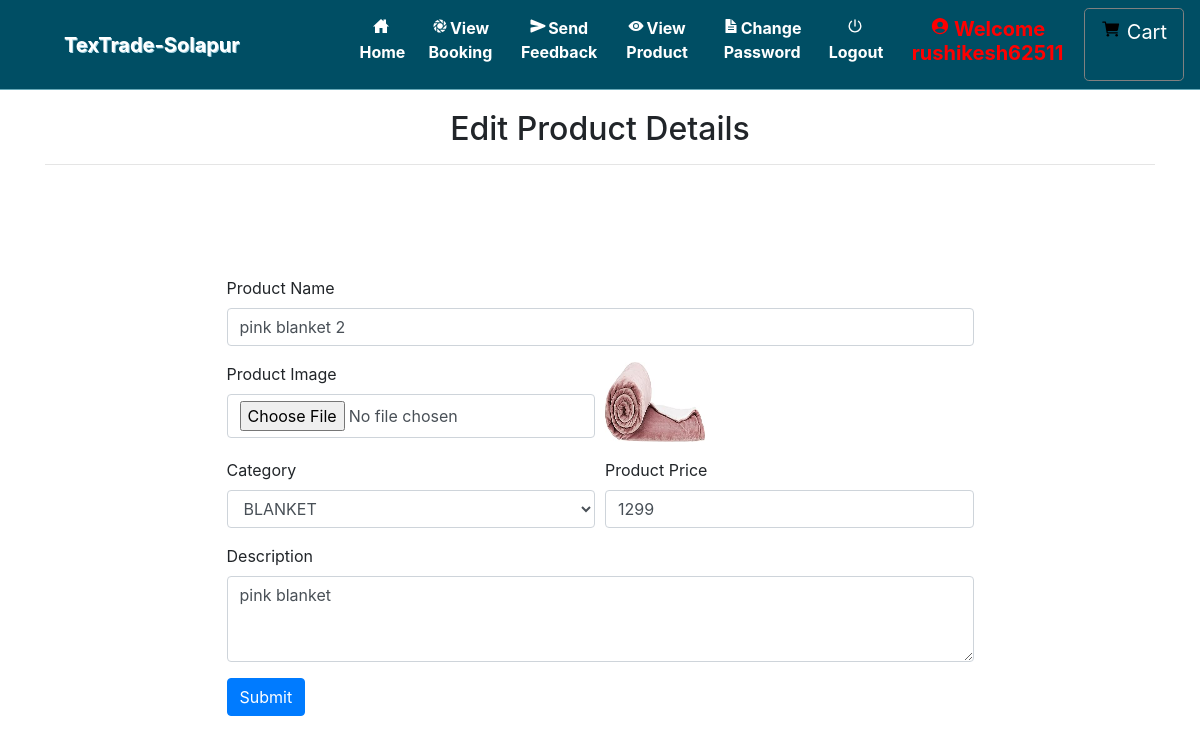
/edit_product/257 (signed in), run on the app's committed database.
### grocery/models.py (models this page shows, shortened)
class Product(models.Model):
    id = models.AutoField(primary_key=True)
    category = models.ForeignKey(Category, on_delete=models.CASCADE, null=True)
    vendor = models.ForeignKey(Vendor, on_delete=models.CASCADE, null=True)
    image = models.FileField(upload_to='images/', null=True)
    name = models.CharField(max_length=30, null=True)
    price = models.IntegerField(null=True)
    desc = models.TextField(null=True)

class Category(models.Model):
    name = models.CharField(max_length=30, null=True)

### grocery/views.py (the view, shortened to what this page needs)
# urls.py: path('edit_product/<int:pid>',edit_product, name='edit_product'),
def edit_product(request,pid):
    if not request.user.is_authenticated:
        return redirect('login_admin')
    cat = Category.objects.all()
    product = Product.objects.get(id=pid)
    error=""
    d = {'cat': cat,'error':error,'product':product}
    return render(request, 'edit_product.html', d)

### grocery/templates/edit_product.html (shortened to what this page needs)
{% extends 'navigation.html' %}
{% block body %}
{% load static %}
<div class="container">
    <h2 style="margin-top:20px" align="center">Edit Product Details</h2><hr>
<div class="container-fluid" style="width:70%;margin-top:10%">
<form method="post" action="" enctype="multipart/form-data">
    <div class="form-row">
    <div class="form-group col-md-12">
      <label for="inputEmail4">Product Name</label>
      <input type="text" class="form-control" value="{{product.name}}" name="pname" id="inputEmail4" required>
    </div>
    </div>
    <div class="form-row">
     <div class="form-group col-md-6">
    <label for="exampleInputPassword1">Product Image</label>
    <input type="file" class="form-control" id="exampleInputPassword1" name="img">
</div>
    <div class="form-group col-md-6">
    <img src="{{product.image.url}}" width="100px" height="80px">
</div>
    </div>
    <div class="form-row">
        <div class="form-group col-md-6">
      <label for="inputState">Category</label>
      <select id="inputState" class="form-control" name="cat">
          <option value="{{product.category.name}}">{{product.category.name}}</option>
      </select>
    </div>
    <div class="form-group col-md-6">
      <label for="inputEmail4">Product Price</label>
      <input type="number" class="form-control" name="price" required value="{{product.price}}" id="inputEmail4">
    </div></div>
    <div class="form-group">
    <label for="exampleFormControlTextarea1">Description</label>
    <textarea class="form-control" id="exampleFormControlTextarea1" name="desc" rows="3" required>{{product.desc}}</textarea>
  </div>
  <button type="submit" class="btn btn-primary">Submit</button>
</form>
</div>
</div>
{% endblock %}

### grocery/templates/navigation.html (style rules this page uses)
* { box-sizing: border-box; }

### data on the page
Product: pname "pink blanket 2", image (picture), cat "BLANKET", price "1299", desc "pink blanket"
